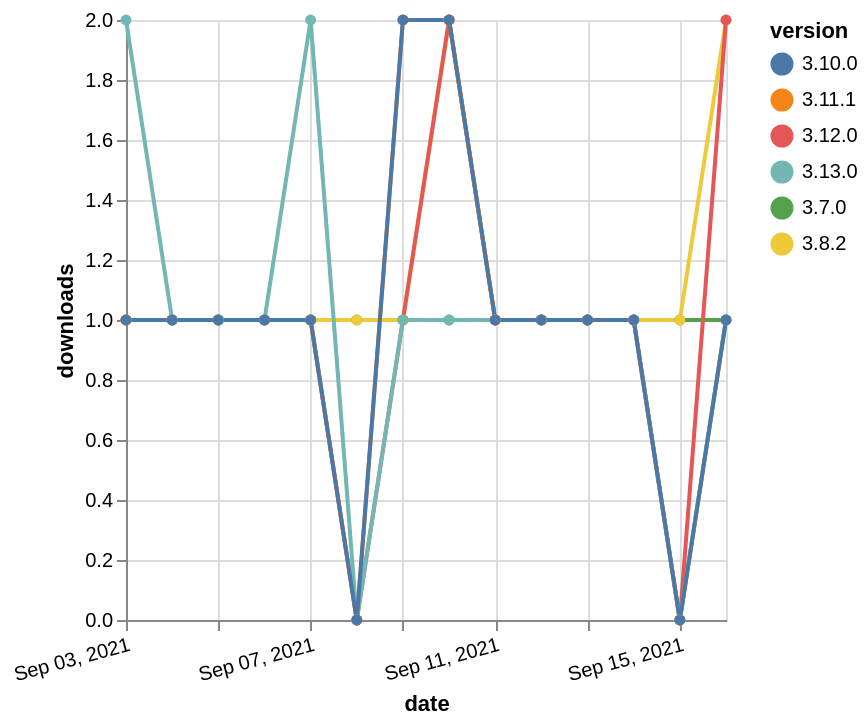

Source (Vega-Lite JSON):
### Vega-Lite specification from a JSON file in a GitHub repository (floating-point values rounded to 4 significant figures)
{"$schema": "https://vega.github.io/schema/vega-lite/v5.json", "description": "A simple bar chart with embedded data.", "data": {"values": [{"date": "2021-09-03", "total": 248, "delta": 1, "version": "3.7.0"}, {"date": "2021-09-04", "total": 249, "delta": 1, "version": "3.7.0"}, {"date": "2021-09-05", "total": 250, "delta": 1, "version": "3.7.0"}, {"date": "2021-09-06", "total": 251, "delta": 1, "version": "3.7.0"}, {"date": "2021-09-07", "total": 252, "delta": 1, "version": "3.7.0"}, {"date": "2021-09-08", "total": 253, "delta": 1, "version": "3.7.0"}, {"date": "2021-09-09", "total": 254, "delta": 1, "version": "3.7.0"}, {"date": "2021-09-10", "total": 255, "delta": 1, "version": "3.7.0"}, {"date": "2021-09-11", "total": 256, "delta": 1, "version": "3.7.0"}, {"date": "2021-09-12", "total": 257, "delta": 1, "version": "3.7.0"}, {"date": "2021-09-13", "total": 258, "delta": 1, "version": "3.7.0"}, {"date": "2021-09-14", "total": 259, "delta": 1, "version": "3.7.0"}, {"date": "2021-09-15", "total": 260, "delta": 1, "version": "3.7.0"}, {"date": "2021-09-16", "total": 261, "delta": 1, "version": "3.7.0"}, {"date": "2021-09-03", "total": 391, "delta": 1, "version": "3.8.2"}, {"date": "2021-09-04", "total": 392, "delta": 1, "version": "3.8.2"}, {"date": "2021-09-05", "total": 393, "delta": 1, "version": "3.8.2"}, {"date": "2021-09-06", "total": 394, "delta": 1, "version": "3.8.2"}, {"date": "2021-09-07", "total": 395, "delta": 1, "version": "3.8.2"}, {"date": "2021-09-08", "total": 396, "delta": 1, "version": "3.8.2"}, {"date": "2021-09-09", "total": 397, "delta": 1, "version": "3.8.2"}, {"date": "2021-09-10", "total": 399, "delta": 2, "version": "3.8.2"}, {"date": "2021-09-11", "total": 400, "delta": 1, "version": "3.8.2"}, {"date": "2021-09-12", "total": 401, "delta": 1, "version": "3.8.2"}, {"date": "2021-09-13", "total": 402, "delta": 1, "version": "3.8.2"}, {"date": "2021-09-14", "total": 403, "delta": 1, "version": "3.8.2"}, {"date": "2021-09-15", "total": 404, "delta": 1, "version": "3.8.2"}, {"date": "2021-09-16", "total": 406, "delta": 2, "version": "3.8.2"}, {"date": "2021-09-03", "total": 169, "delta": 1, "version": "3.12.0"}, {"date": "2021-09-04", "total": 170, "delta": 1, "version": "3.12.0"}, {"date": "2021-09-05", "total": 171, "delta": 1, "version": "3.12.0"}, {"date": "2021-09-06", "total": 172, "delta": 1, "version": "3.12.0"}, {"date": "2021-09-07", "total": 173, "delta": 1, "version": "3.12.0"}, {"date": "2021-09-08", "total": 173, "delta": 0, "version": "3.12.0"}, {"date": "2021-09-09", "total": 174, "delta": 1, "version": "3.12.0"}, {"date": "2021-09-10", "total": 176, "delta": 2, "version": "3.12.0"}, {"date": "2021-09-11", "total": 177, "delta": 1, "version": "3.12.0"}, {"date": "2021-09-12", "total": 178, "delta": 1, "version": "3.12.0"}, {"date": "2021-09-13", "total": 179, "delta": 1, "version": "3.12.0"}, {"date": "2021-09-14", "total": 180, "delta": 1, "version": "3.12.0"}, {"date": "2021-09-15", "total": 180, "delta": 0, "version": "3.12.0"}, {"date": "2021-09-16", "total": 182, "delta": 2, "version": "3.12.0"}, {"date": "2021-09-03", "total": 153, "delta": 1, "version": "3.11.1"}, {"date": "2021-09-04", "total": 154, "delta": 1, "version": "3.11.1"}, {"date": "2021-09-05", "total": 155, "delta": 1, "version": "3.11.1"}, {"date": "2021-09-06", "total": 156, "delta": 1, "version": "3.11.1"}, {"date": "2021-09-07", "total": 157, "delta": 1, "version": "3.11.1"}, {"date": "2021-09-08", "total": 157, "delta": 0, "version": "3.11.1"}, {"date": "2021-09-09", "total": 159, "delta": 2, "version": "3.11.1"}, {"date": "2021-09-10", "total": 161, "delta": 2, "version": "3.11.1"}, {"date": "2021-09-11", "total": 162, "delta": 1, "version": "3.11.1"}, {"date": "2021-09-12", "total": 163, "delta": 1, "version": "3.11.1"}, {"date": "2021-09-13", "total": 164, "delta": 1, "version": "3.11.1"}, {"date": "2021-09-14", "total": 165, "delta": 1, "version": "3.11.1"}, {"date": "2021-09-15", "total": 165, "delta": 0, "version": "3.11.1"}, {"date": "2021-09-16", "total": 166, "delta": 1, "version": "3.11.1"}, {"date": "2021-09-03", "total": 120, "delta": 2, "version": "3.13.0"}, {"date": "2021-09-04", "total": 121, "delta": 1, "version": "3.13.0"}, {"date": "2021-09-05", "total": 122, "delta": 1, "version": "3.13.0"}, {"date": "2021-09-06", "total": 123, "delta": 1, "version": "3.13.0"}, {"date": "2021-09-07", "total": 125, "delta": 2, "version": "3.13.0"}, {"date": "2021-09-08", "total": 125, "delta": 0, "version": "3.13.0"}, {"date": "2021-09-09", "total": 126, "delta": 1, "version": "3.13.0"}, {"date": "2021-09-10", "total": 127, "delta": 1, "version": "3.13.0"}, {"date": "2021-09-11", "total": 128, "delta": 1, "version": "3.13.0"}, {"date": "2021-09-12", "total": 129, "delta": 1, "version": "3.13.0"}, {"date": "2021-09-13", "total": 130, "delta": 1, "version": "3.13.0"}, {"date": "2021-09-14", "total": 131, "delta": 1, "version": "3.13.0"}, {"date": "2021-09-15", "total": 131, "delta": 0, "version": "3.13.0"}, {"date": "2021-09-16", "total": 132, "delta": 1, "version": "3.13.0"}, {"date": "2021-09-03", "total": 177, "delta": 1, "version": "3.10.0"}, {"date": "2021-09-04", "total": 178, "delta": 1, "version": "3.10.0"}, {"date": "2021-09-05", "total": 179, "delta": 1, "version": "3.10.0"}, {"date": "2021-09-06", "total": 180, "delta": 1, "version": "3.10.0"}, {"date": "2021-09-07", "total": 181, "delta": 1, "version": "3.10.0"}, {"date": "2021-09-08", "total": 181, "delta": 0, "version": "3.10.0"}, {"date": "2021-09-09", "total": 183, "delta": 2, "version": "3.10.0"}, {"date": "2021-09-10", "total": 185, "delta": 2, "version": "3.10.0"}, {"date": "2021-09-11", "total": 186, "delta": 1, "version": "3.10.0"}, {"date": "2021-09-12", "total": 187, "delta": 1, "version": "3.10.0"}, {"date": "2021-09-13", "total": 188, "delta": 1, "version": "3.10.0"}, {"date": "2021-09-14", "total": 189, "delta": 1, "version": "3.10.0"}, {"date": "2021-09-15", "total": 189, "delta": 0, "version": "3.10.0"}, {"date": "2021-09-16", "total": 190, "delta": 1, "version": "3.10.0"}]}, "width": "container", "mark": {"type": "line", "point": {"filled": true}}, "encoding": {"x": {"field": "date", "type": "temporal", "timeUnit": "yearmonthdate", "title": "date", "axis": {"labelAngle": -15}}, "y": {"field": "delta", "type": "quantitative", "title": "downloads"}, "color": {"field": "version", "type": "nominal"}, "tooltip": {"field": "delta"}}}
